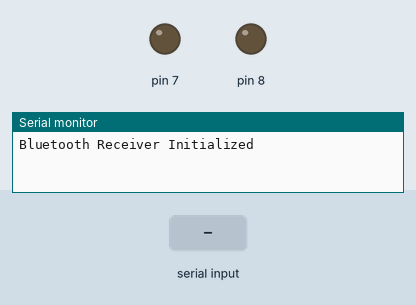
Simulated run of this sketch. Board: Arduino Uno, built with avr-gcc and run on an emulated ATmega328P. Parts: output pins drawn as LEDs (lit = HIGH), the last lines printed to the serial monitor. The test bench sets the inputs (shaded band).

Above: at 1.2 s.
1.3 s: "90,45\n" received over the second serial link
At 2.3 s:
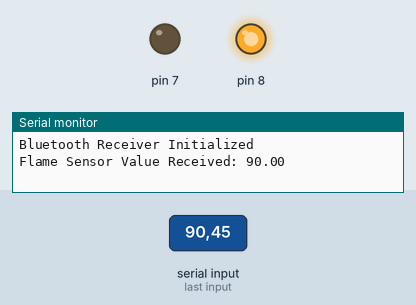
Timing chart, 0 to 4.3 s (numbered marks = the images above; inputs shaded):
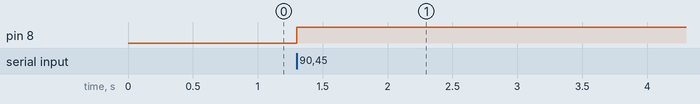

The sketch:

code_sender.ino
```cpp
#include <SoftwareSerial.h>


#define RX_PIN 2
#define TX_PIN 3

SoftwareSerial bluetooth(TX_PIN, RX_PIN);

void setup() {
  Serial.begin(9600);
  bluetooth.begin(9600);

  pinMode(7, OUTPUT);
  pinMode(8, OUTPUT);

  Serial.println("Bluetooth Receiver Initialized");
}

void loop() {
  if (bluetooth.available()) {

    String receivedDataString = bluetooth.readStringUntil('\n');
    float receivedData = receivedDataString.toFloat();

    // Debugging
    Serial.print("Flame Sensor Value Received: ");
    Serial.println(receivedData);


    if (receivedData > 2000) {
      digitalWrite(8, LOW);
      digitalWrite(7, HIGH);
    } else {
      digitalWrite(7, LOW);
      digitalWrite(8, HIGH);
    }
  }
}
```

Measured:
- after the input at 1.3 s, pin 8: LOW → HIGH at once
